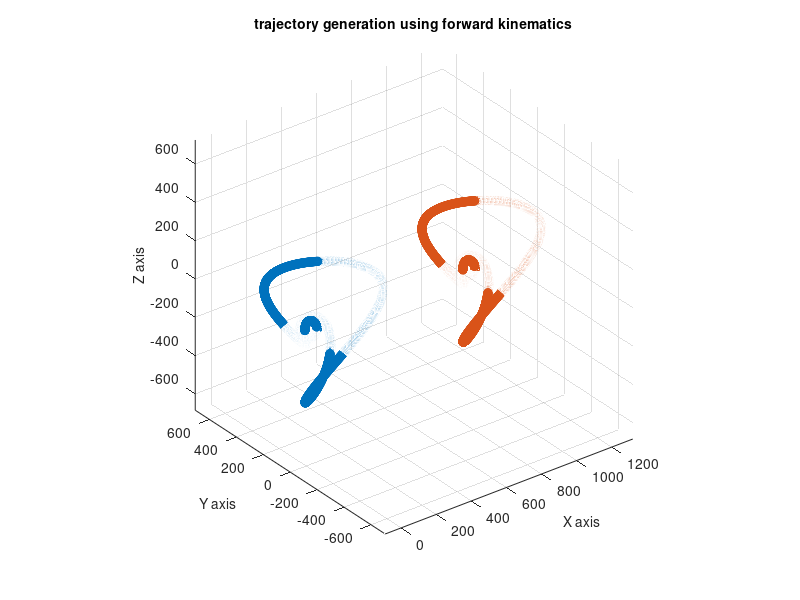

Write the MATLAB code that produced this figure.
clc;
clear all;
  %% left manipulator
d1 = 20;  % length of first link
l2 = 100; % length of second link
l3 = 180; % length of third link
d5 = 140; % length of the fourth & fifth link

% define the theta range
theta1 = -180:0.1:180;
theta2 = -180:0.1:180; 
theta3 = -180:0.1:180;   
theta4 = -180:0.1:180;  
theta5 = -180:0.1:180; 

% Calculate the joint angles
c1 = cosd(theta1);
c2 = cosd(theta2);
c234 = cosd(theta2+theta3+theta4);
c23 = cosd(theta2+theta3);
s1 = sind(theta1);
s2 = sind(theta2);
s234 = sind(theta2+theta3+theta4);
s23 = sind(theta2+theta3);

% Compute the end-effector coordinates
x = c1.*(d5*c234+l3*c23+l2*c2); 
y = s1.*(d5*c234+l3*c23+l2*c2); 
z = d1-l2*s2-l3*s23-d5*s234;

%% right manipulator
D1 = 20;  % length of first link
L2 = 100; % length of Second link
L3 = 180; % length of third link
D5 = 140; % length of the fourth & fifth link

% define the THETA range
THETA1 = -180:0.1:180; 
THETA2 = -180:0.1:180;   
THETA3 = -180:0.1:180;   
THETA4 = -180:0.1:180;   
THETA5 = -180:0.1:180; 

% Calculate the joint angles for right manipulator
C1 = cosd(THETA1);
C2 = cosd(THETA2);
C234 = cosd(THETA2+THETA3+THETA4);
C23 = cosd(THETA2+THETA3);
S1 = sind(THETA1);
S2 = sind(THETA2);
S234 = sind(THETA2+THETA3+THETA4);
S23 = sind(THETA2+THETA3);

% Compute the end effector coordinates with offset
X = 900 + C1.*(D5*C234+L3*C23+L2*C2); % compute X coordinateS
Y = S1.*(D5*C234+L3*C23+L2*C2); % compute Y coordinateS
Z = D1-L2*S2-L3*S23-D5*S234;

%% Plot
figure
scatter3(x,y,z)
hold on
scatter3(X,Y,Z)

axis equal;
xlabel('X axis','fontsize',10);
ylabel('Y axis','fontsize',10);
zlabel('Z axis','fontsize',10);
title('trajectory generation using forward kinematics','fontsize',10);

